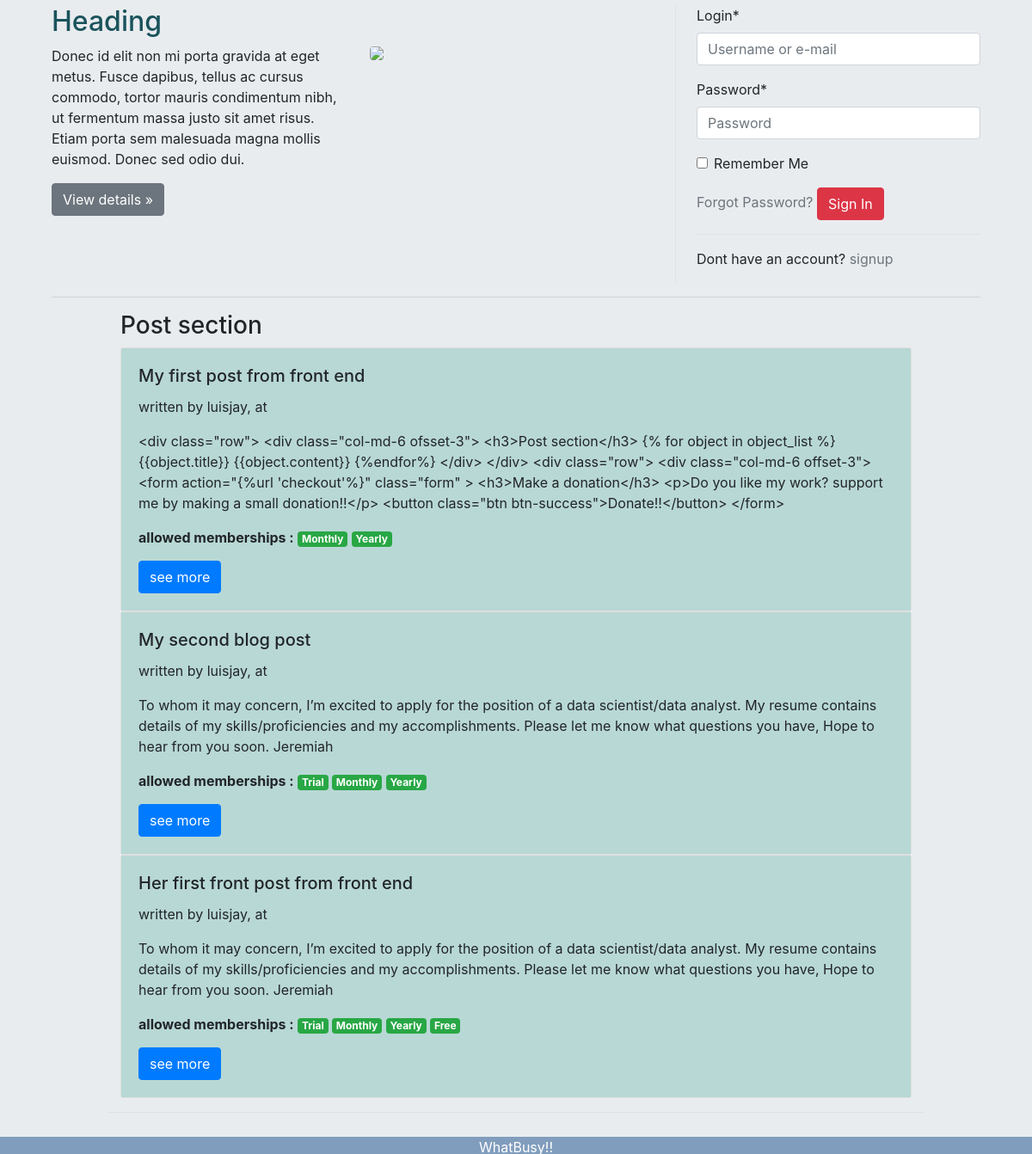
Before: / (lower part) with the older database file.
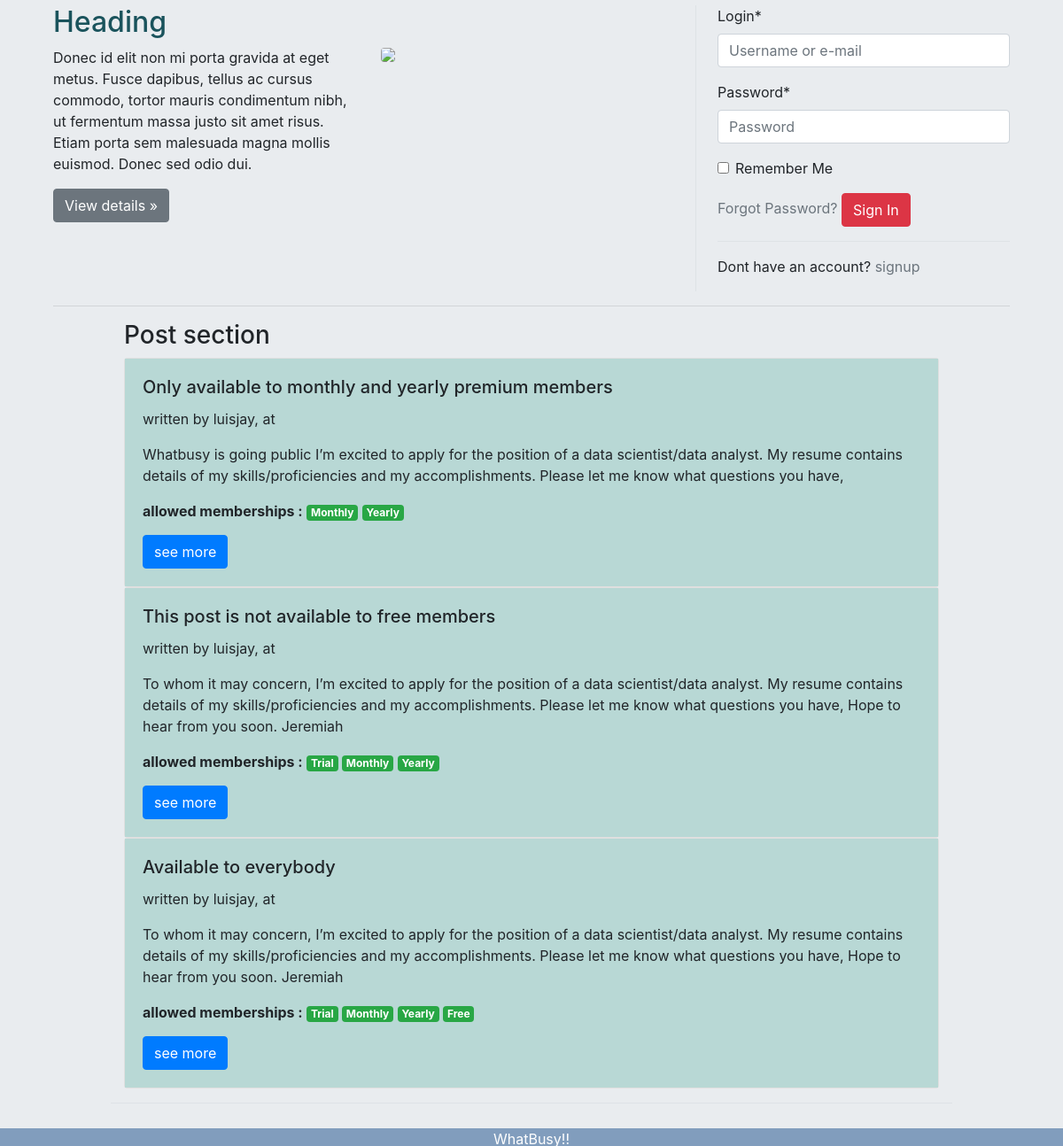
After: the same page with the newer database file.
### profiles/models.py (models this page shows, shortened)
class Post(models.Model):
	title=models.CharField(max_length=200)
	author=models.ForeignKey(to=User, on_delete=models.CASCADE)
	content=models.TextField()
	date_posted=models.DateTimeField(default=timezone.now)
	allowed_memberships=models.ManyToManyField(to=Memberships)

### profiles/views.py (the view)
# urls.py: 2. Add a URL to urlpatterns:  path('', Home.as_view(), name='home')
class Home(ListView):
	model=Post
	template_name='profiles/home.html'

### profiles/models.py (called while the page is built)
	def __str__(self):
		return self.Membership_type

### profiles/templates/profiles/home.html (shortened to what this page needs)
{%extends 'profiles/base.html'%}
{%load static%}
{% load crispy_forms_tags %}
{%block content%}
<div class="container">
    <div class="row">
      <div class="col-md-4">
        <h2>Heading</h2>
        <p>Donec id elit non mi porta gravida at eget metus. Fusce dapibus, tellus ac cursus commodo, tortor mauris condimentum nibh, ut fermentum massa justo sit amet risus. Etiam porta sem malesuada magna mollis euismod. Donec sed odio dui. </p>
        <p><a class="btn btn-secondary" href="#" role="button">View details »</a></p>
      </div>
      <div class="col-md-4">
        <a href="#"><img  src="https://www.mobiletransaction.org/wp-content/uploads/2019/03/card-machine-amount-400x432.jpg" class="img-fluid mt-5 rounded" ></a>
      </div>
      <div class="col-md-4 border-left pl-4">
      	{%if user.is_authenticated %}
      	<h3>Hello {{user.username}}</h3>
      	{%else%}
			<form class="login" method="POST" action="{%url 'account_login'%}">
				<div id="div_id_login" class="form-group"> <label for="id_login" class=" requiredField">
			                Login<span class="asteriskField">*</span> </label> <div class=""> <input type="text" name="login" placeholder="Username or e-mail" autofocus="autofocus" class="textinput textInput form-control" required="" id="id_login"> </div> </div> <div id="div_id_password" class="form-group"> <label for="id_password" class=" requiredField">
			                Password<span class="asteriskField">*</span> </label> <div class=""> <input type="password" name="password" placeholder="Password" class="textinput textInput form-control" required="" id="id_password"> </div> </div> <div class="form-group"> <div id="div_id_remember" class="form-check"> <input type="checkbox" name="remember" class="checkboxinput form-check-input" id="id_remember"> <label for="id_remember" class="form-check-label">
			                    Remember Me
			                </label> </div> </div>
			    <div class="border-bottom border-bottom-primary pb-3 mb-3">
			    	<a class="button text-muted secondaryAction" href="{%url 'account_reset_password'%}">Forgot Password?</a>
			 	 	<button class="primaryAction btn btn-danger  " type="	submit">Sign In</button>
			   	 	</div>
			 	 <p>Dont have an account? <a class="text-muted" href="{%url 'account_signup'%}">signup</a> </p>
			</form>
			{%endif%}
      </div>
    </div>
    <hr>
  </div>
  <div class="row mb-4">
    <div class="col-md-10 offset-1 pb-3 mb-4 border-bottom">
      <h3>Post section</h3>
      {% for object in object_list %}
<div class="card w-100">
        <div class="card-body">
          <h5 class="card-title">{{object.title}}</h5>
          <p class="card-text">written by {{object.author}}, at {{post.date_posted}}</p>
          <p class="card-text">{{object.content}}</p>
          <strong>allowed memberships :</strong>
          {%for i in object.allowed_memberships.all%}
          <p class="badge badge-success">{{i}}</p>
          {%endfor%}
          <br>
          <a href="{%url 'post_detail' object.pk %}" class="btn btn-primary">see more</a>
        </div>
      </div>
      {%endfor%}
    </div>
  </div>
{%endblock%}

Changed rows visible on the page:
changed Post: title "My first post from front end" → "Only available to monthly and yearly premium members"; content "<div class=\"row\"> <div class=\"col-md-6 ofsset-3\"> <h3>Post section</h3> {% for object in object_list %} {{object.title}} {{object.content}} {%endfor%} </div> </div> <div class=\"row\"> <div class=\"col-md-6 offset-3\"> <form action=\"{%url 'checkout'%}\" class=\"form\" > <h3>Make a donation</h3> <p>Do you like my work? support me by making a small donation!!</p> <button class=\"btn btn-success\">Donate!!</button> </form>" → "Whatbusy is going public I’m excited to apply for the position of a data scientist/data analyst. My resume contains details of my skills/proficiencies and my accomplishments. Please let me know what questions you have,"
changed Post: title "My second blog post" → "This post is not available to free members"
changed Post: title "Her first front post from front end" → "Available to everybody"
